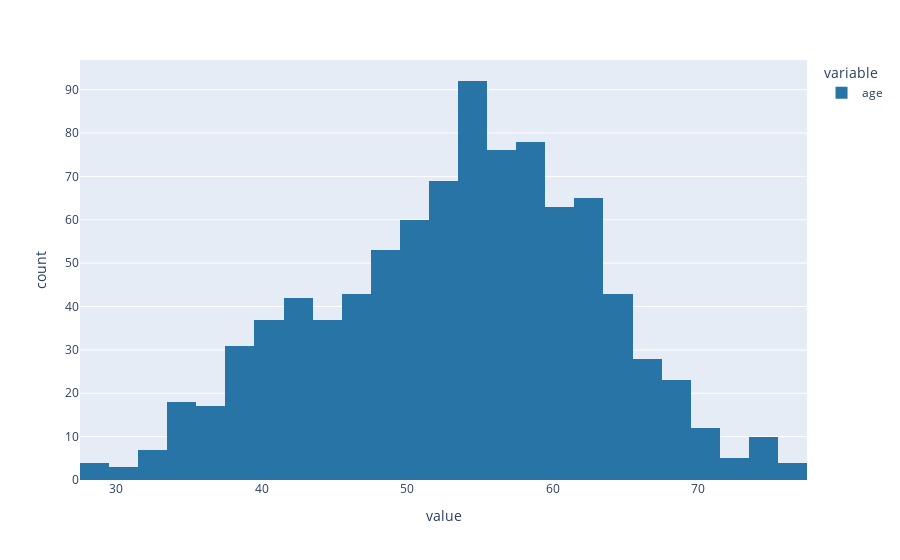

Notebook code for this chart:
### Code cell
# let's plot the histogram to see the distribution of age column
fig = px.histogram(df['age'], color_discrete_sequence=["#2874a6"])
fig.show()

### Figure 1 — Plotly figure (JSON) as saved in the notebook; plotly's stock layout.template omitted (floating-point values rounded to 4 significant figures; data arrays with more than 128 entries replaced by an {"elided": "..."} marker saying what was removed)
{"data": [{"alignmentgroup": "True", "bingroup": "x", "hovertemplate": "variable=age<br>value=%{x}<br>count=%{y}<extra></extra>", "legendgroup": "age", "marker": {"color": "#2874a6", "pattern": {"shape": ""}}, "name": "age", "offsetgroup": "age", "orientation": "v", "showlegend": true, "type": "histogram", "x": {"elided": "920 int values"}, "xaxis": "x", "yaxis": "y"}], "layout": {"barmode": "relative", "legend": {"title": {"text": "variable"}, "tracegroupgap": 0}, "margin": {"t": 60}, "xaxis": {"anchor": "y", "domain": [0, 1], "title": {"text": "value"}}, "yaxis": {"anchor": "x", "domain": [0, 1], "title": {"text": "count"}}}}
